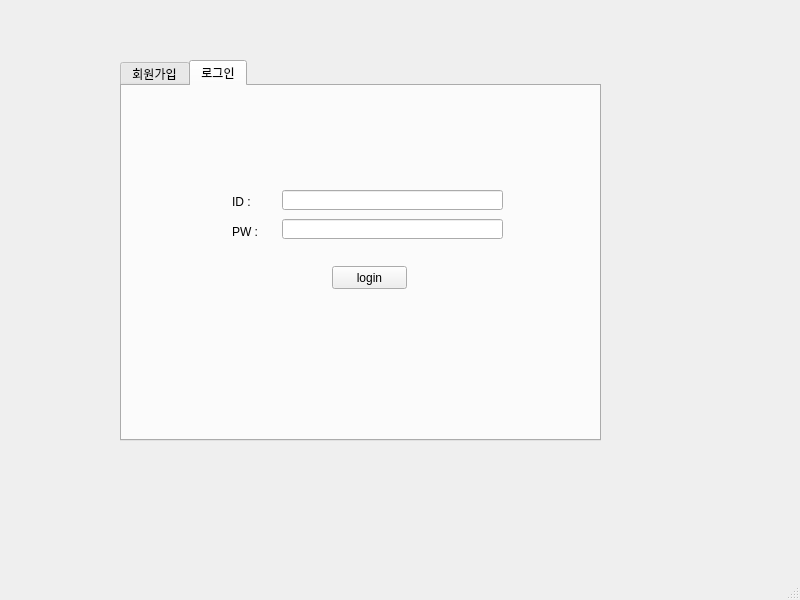
<?xml version="1.0" encoding="UTF-8"?>
<ui version="4.0">
 <class>MainWindow</class>
 <widget class="QMainWindow" name="MainWindow">
  <property name="geometry">
   <rect>
    <x>0</x>
    <y>0</y>
    <width>800</width>
    <height>600</height>
   </rect>
  </property>
  <property name="windowTitle">
   <string>MainWindow</string>
  </property>
  <widget class="QWidget" name="centralwidget">
   <widget class="QTabWidget" name="tabWidget">
    <property name="geometry">
     <rect>
      <x>120</x>
      <y>60</y>
      <width>481</width>
      <height>381</height>
     </rect>
    </property>
    <property name="currentIndex">
     <number>1</number>
    </property>
    <widget class="QWidget" name="tab">
     <attribute name="title">
      <string>회원가입</string>
     </attribute>
     <widget class="QLineEdit" name="name_edit">
      <property name="geometry">
       <rect>
        <x>160</x>
        <y>170</y>
        <width>211</width>
        <height>20</height>
       </rect>
      </property>
     </widget>
     <widget class="QLabel" name="label_4">
      <property name="geometry">
       <rect>
        <x>80</x>
        <y>174</y>
        <width>56</width>
        <height>12</height>
       </rect>
      </property>
      <property name="text">
       <string>NAME :</string>
      </property>
      <property name="alignment">
       <set>Qt::AlignRight|Qt::AlignTrailing|Qt::AlignVCenter</set>
      </property>
     </widget>
     <widget class="QLineEdit" name="phone_edit">
      <property name="geometry">
       <rect>
        <x>160</x>
        <y>200</y>
        <width>211</width>
        <height>20</height>
       </rect>
      </property>
     </widget>
     <widget class="QLineEdit" name="memberid_edit">
      <property name="geometry">
       <rect>
        <x>160</x>
        <y>110</y>
        <width>211</width>
        <height>20</height>
       </rect>
      </property>
     </widget>
     <widget class="QLabel" name="label_5">
      <property name="geometry">
       <rect>
        <x>80</x>
        <y>204</y>
        <width>56</width>
        <height>12</height>
       </rect>
      </property>
      <property name="text">
       <string>PHONE :</string>
      </property>
      <property name="alignment">
       <set>Qt::AlignRight|Qt::AlignTrailing|Qt::AlignVCenter</set>
      </property>
     </widget>
     <widget class="QLabel" name="label">
      <property name="geometry">
       <rect>
        <x>70</x>
        <y>30</y>
        <width>301</width>
        <height>51</height>
       </rect>
      </property>
      <property name="font">
       <font>
        <family>휴먼엑스포</family>
        <pointsize>20</pointsize>
       </font>
      </property>
      <property name="styleSheet">
       <string notr="true">background-color:rgb(82, 137, 255);
color: rgb(255, 255, 255);</string>
      </property>
      <property name="text">
       <string>회원 가입 프로그램</string>
      </property>
      <property name="alignment">
       <set>Qt::AlignCenter</set>
      </property>
     </widget>
     <widget class="QLabel" name="label_7">
      <property name="geometry">
       <rect>
        <x>54</x>
        <y>260</y>
        <width>81</width>
        <height>20</height>
       </rect>
      </property>
      <property name="text">
       <string>AGE :</string>
      </property>
      <property name="alignment">
       <set>Qt::AlignRight|Qt::AlignTrailing|Qt::AlignVCenter</set>
      </property>
     </widget>
     <widget class="QPushButton" name="idcheck_btn">
      <property name="geometry">
       <rect>
        <x>380</x>
        <y>110</y>
        <width>75</width>
        <height>23</height>
       </rect>
      </property>
      <property name="text">
       <string>ID CHECK</string>
      </property>
     </widget>
     <widget class="QLineEdit" name="memberpw_edit">
      <property name="geometry">
       <rect>
        <x>160</x>
        <y>140</y>
        <width>211</width>
        <height>20</height>
       </rect>
      </property>
     </widget>
     <widget class="QLabel" name="label_6">
      <property name="geometry">
       <rect>
        <x>55</x>
        <y>230</y>
        <width>81</width>
        <height>20</height>
       </rect>
      </property>
      <property name="text">
       <string>ADDRESS :</string>
      </property>
      <property name="alignment">
       <set>Qt::AlignRight|Qt::AlignTrailing|Qt::AlignVCenter</set>
      </property>
     </widget>
     <widget class="QLineEdit" name="age_edit">
      <property name="geometry">
       <rect>
        <x>160</x>
        <y>260</y>
        <width>211</width>
        <height>20</height>
       </rect>
      </property>
     </widget>
     <widget class="QLineEdit" name="address_edit">
      <property name="geometry">
       <rect>
        <x>160</x>
        <y>230</y>
        <width>211</width>
        <height>20</height>
       </rect>
      </property>
     </widget>
     <widget class="QPushButton" name="join_btn">
      <property name="geometry">
       <rect>
        <x>114</x>
        <y>317</y>
        <width>101</width>
        <height>23</height>
       </rect>
      </property>
      <property name="text">
       <string>회원가입</string>
      </property>
     </widget>
     <widget class="QLabel" name="label_2">
      <property name="geometry">
       <rect>
        <x>80</x>
        <y>114</y>
        <width>56</width>
        <height>12</height>
       </rect>
      </property>
      <property name="text">
       <string>ID :</string>
      </property>
      <property name="alignment">
       <set>Qt::AlignRight|Qt::AlignTrailing|Qt::AlignVCenter</set>
      </property>
     </widget>
     <widget class="QPushButton" name="reset_btn">
      <property name="geometry">
       <rect>
        <x>230</x>
        <y>317</y>
        <width>101</width>
        <height>23</height>
       </rect>
      </property>
      <property name="text">
       <string>초기화</string>
      </property>
     </widget>
     <widget class="QLabel" name="label_3">
      <property name="geometry">
       <rect>
        <x>80</x>
        <y>150</y>
        <width>56</width>
        <height>12</height>
       </rect>
      </property>
      <property name="text">
       <string>PASS :</string>
      </property>
      <property name="alignment">
       <set>Qt::AlignRight|Qt::AlignTrailing|Qt::AlignVCenter</set>
      </property>
     </widget>
    </widget>
    <widget class="QWidget" name="tab_2">
     <attribute name="title">
      <string>로그인</string>
     </attribute>
     <widget class="QLabel" name="label_8">
      <property name="geometry">
       <rect>
        <x>110</x>
        <y>110</y>
        <width>56</width>
        <height>12</height>
       </rect>
      </property>
      <property name="text">
       <string>ID :</string>
      </property>
     </widget>
     <widget class="QLabel" name="label_17">
      <property name="geometry">
       <rect>
        <x>110</x>
        <y>140</y>
        <width>56</width>
        <height>12</height>
       </rect>
      </property>
      <property name="text">
       <string>PW :</string>
      </property>
     </widget>
     <widget class="QPushButton" name="pushButton">
      <property name="geometry">
       <rect>
        <x>210</x>
        <y>180</y>
        <width>75</width>
        <height>23</height>
       </rect>
      </property>
      <property name="text">
       <string>login</string>
      </property>
     </widget>
     <widget class="QLineEdit" name="loginid_edit">
      <property name="geometry">
       <rect>
        <x>160</x>
        <y>104</y>
        <width>221</width>
        <height>20</height>
       </rect>
      </property>
     </widget>
     <widget class="QLineEdit" name="loginpw_edit">
      <property name="geometry">
       <rect>
        <x>160</x>
        <y>133</y>
        <width>221</width>
        <height>20</height>
       </rect>
      </property>
     </widget>
    </widget>
   </widget>
  </widget>
  <widget class="QMenuBar" name="menubar">
   <property name="geometry">
    <rect>
     <x>0</x>
     <y>0</y>
     <width>800</width>
     <height>21</height>
    </rect>
   </property>
  </widget>
  <widget class="QStatusBar" name="statusbar"/>
 </widget>
 <resources/>
 <connections/>
</ui>
